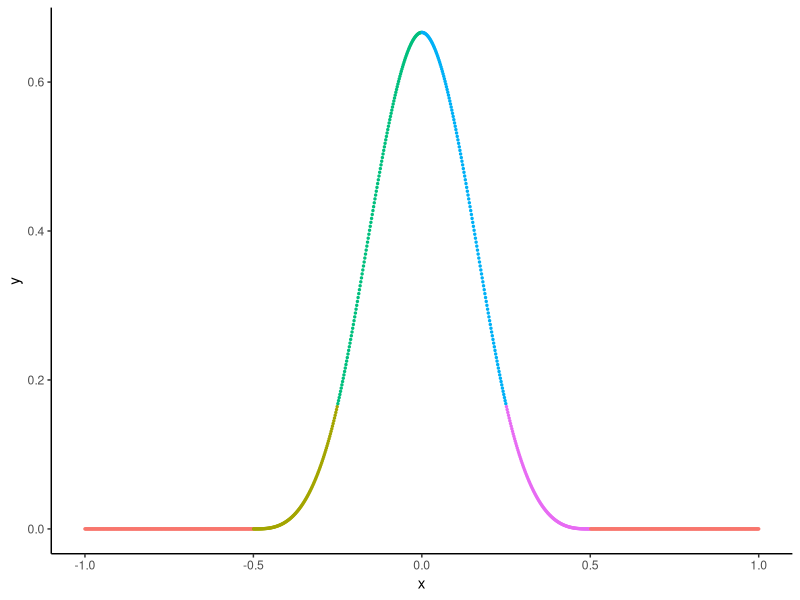
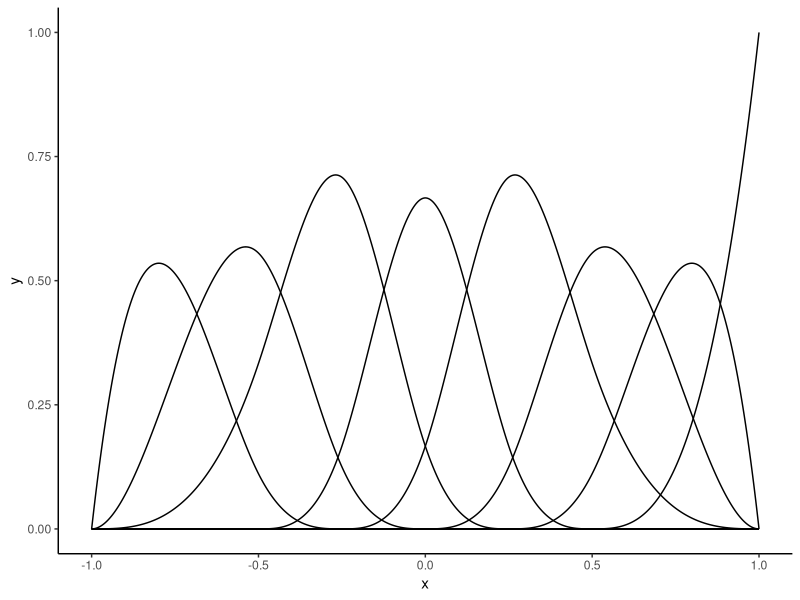
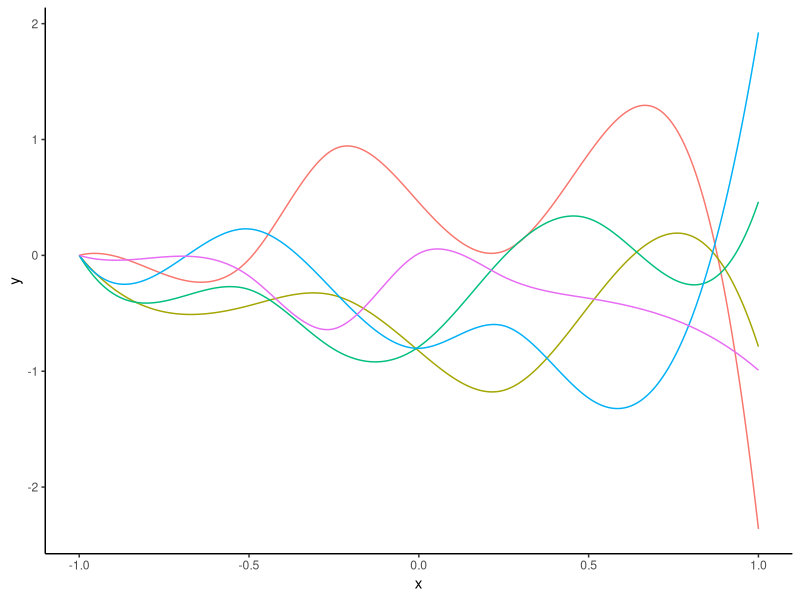
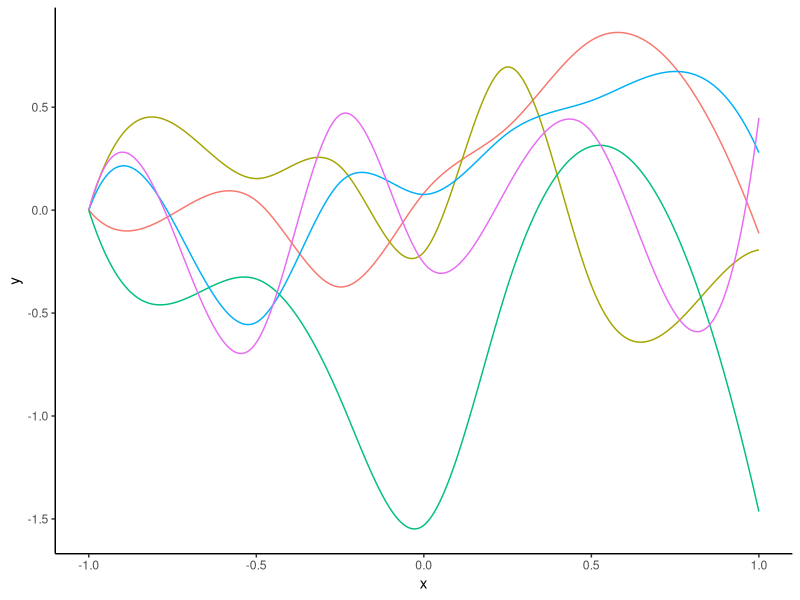
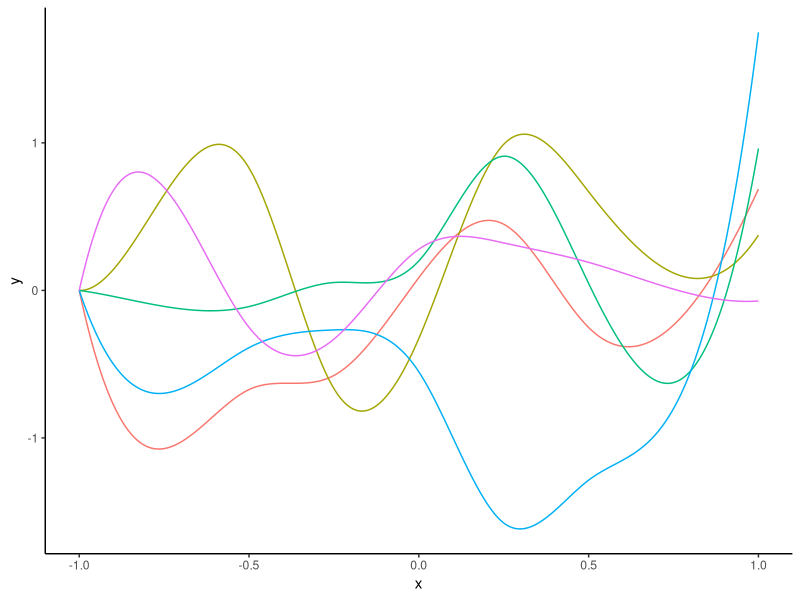
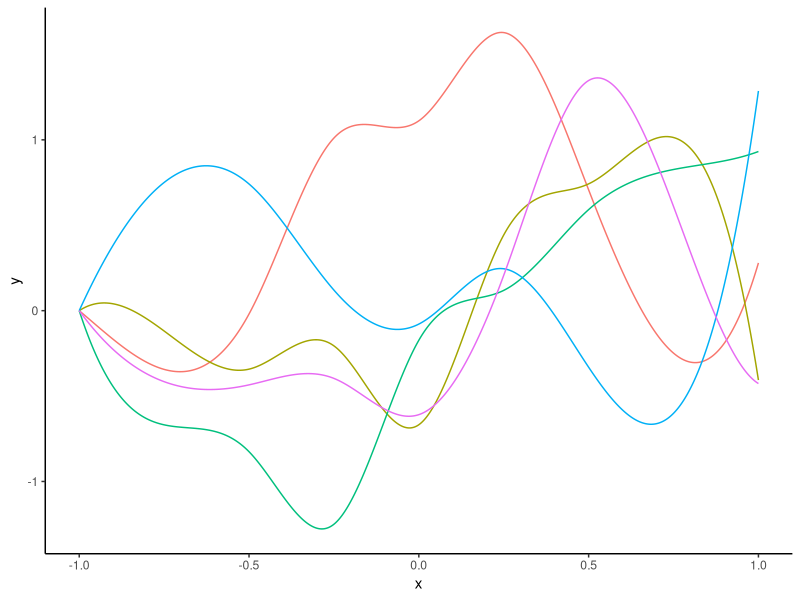
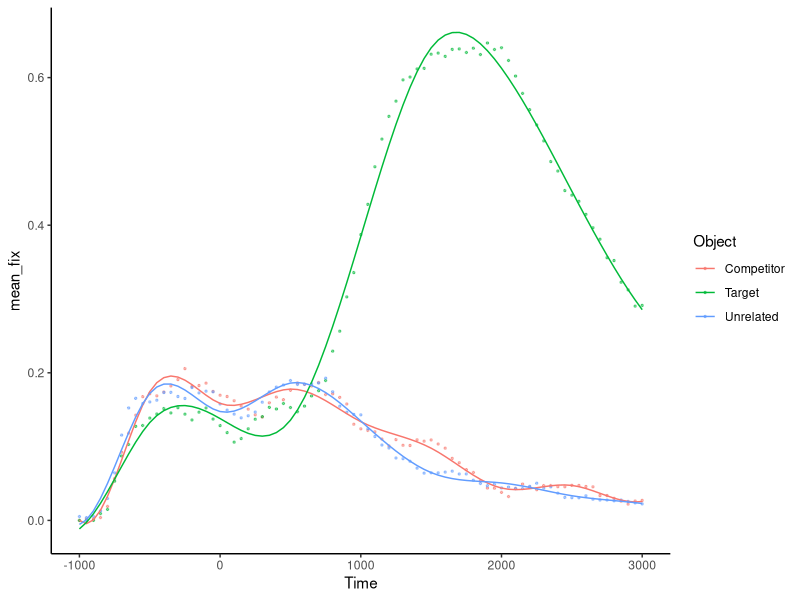
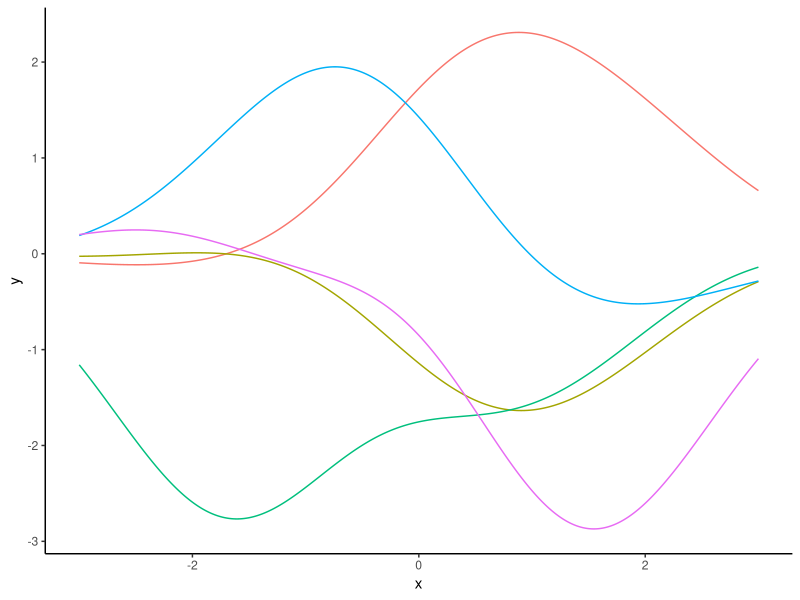

Here is the R script that generated these plots, in order:
## ---- chunk 1
knitr::opts_chunk$set(echo = F, prompt = F, warning = F, message = F, comment='#>')
# Thanks to 
# https://github.com/ramnathv/slidify/issues/189#issuecomment-15850008
hook1 <- function(x){ gsub("```\n*```r*\n*", "", x) }
hook2 <- function(x){ gsub("```\n+```\n", "", x) }
knitr::knit_hooks$set(document = hook1)
## ---- chunk 2
library(tidyverse)
library(magrittr)
library(modelr)
theme_set(theme_classic())
## ---- chunk 3
b_spline <- function(x, knots, show_piece = F){
  
  stopifnot(length(knots) == 5)
  
  .b_spline <- function(x){
    if (x >= knots[1] & x < knots[2]) {
      piece <- 1
      u <- (x-knots[1])/(knots[2] - knots[1])
      y <- 1/6 * u^3 
      
    } else if (x >= knots[2] & x < knots[3]) {
      piece <- 2
      u <- (x-knots[2])/(knots[3] - knots[2])
      y <- 1/6 * (1 + 3*u + 3*u^2 - 3*u^3)
      
    } else if (x >= knots[3] & x < knots[4]) {
      piece <- 3
      u <- (x-knots[3])/(knots[4] - knots[3])
      y <- 1/6 * (4 - 6*u^2 + 3*u^3)
      
    } else if (x >= knots[4] & x <= knots[5]) {
      piece <- 4
      u <- (x-knots[4])/(knots[5] - knots[4])
      y <- 1/6 * (1 - 3*u + 3*u^2 - u^3)
    }
    else {
      piece <- 0
      y <- 0 
    } 
    
    if (!show_piece) return(y)
    
    c(y, piece)
  
  }
  
  if (!show_piece){
    tibble(x = x, 
           y = map_dbl(x, .b_spline)
    )
  } else {
    map(x, .b_spline) %>% 
      do.call(rbind, .)%>%
      set_colnames(c('y', 'segment')) %>% 
      as_tibble() %>% 
      mutate(x = x) %>% 
      mutate_at(vars(segment), as.factor) %>% 
      select(x, everything())
  }
  
}
## ---- chunk 4
x <- seq(-1, 1, length.out = 1000)
knots <- seq(-0.5, 0.5, length.out = 5)
b_spline(x, knots = knots, show_piece = T) %>%
  ggplot(mapping = aes(x = x, 
                       y = y, 
                       colour = segment)) +
  geom_point(size = 0.5) +
  theme(legend.position="none")
## ---- chunk 5
library(splines)

p1 <- imap_dfr(seq(1,length(knots)-4),
         ~b_spline(x, knots = knots[.x:(.x+4)]) %>% 
           mutate(k = .y)
) %>% ggplot(mapping = aes(x = x, y = y, group = k)) + geom_line()

bs(x, knots  = knots) %>% 
  as.data.frame() %>% 
  as_tibble() %>% 
  mutate(x=x) %>% 
  gather(k, y, -x) %>% ggplot(mapping = aes(x = x, y = y, group = k)) + geom_line()


## ---- chunk 6
rbspline <- function(x, knots){
  tibble(x = x,
         y = bs(x, knots = knots) %*% rnorm(length(knots) + 3) %>% 
           as.vector()
  )
  
}

rbspline_examples <- function(i){
  set.seed(i)
  Df <- imap(rerun(5, rbspline(x, knots)), 
             ~mutate(., example = .y)) %>% 
    bind_rows() %>% 
    mutate_at(vars(example), as.character)
  
  p <- Df %>% ggplot(mapping = aes(x = x, y = y, colour = example)) + 
    geom_line() +
    theme(legend.position="none")
  
  p
}

# we could use specific seeds here, or just let the previous seed decide
plot_ids <- sample(seq(1000, 10000), 4)

#do.call(plot_grid, map(plot_ids, rbspline_examples))

rbspline_examples(1010)
## ---- chunk 7
rbspline_examples(101)
## ---- chunk 8
rbspline_examples(1201)
## ---- chunk 9
rbspline_examples(1013)
## ---- chunk 10
eyefix_df <- read_csv('../data/funct_theme_pts.csv')

eyefix_df_avg <- eyefix_df %>% 
  group_by(Time, Object) %>% 
  summarize(mean_fix = mean(meanFix)) %>% 
  ungroup()

## ---- chunk 11
library(splines)
knots <- seq(-500, 2500, by = 500)
M_bs <- lm(mean_fix ~ bs(Time, knots = knots)*Object, 
           data=eyefix_df_avg)
## ---- chunk 12
eyefix_df_avg%>%
  add_predictions(M_bs) %>%
  ggplot(mapping = aes(x = Time, group = Object, colour = Object)) +
  geom_point(aes(y = mean_fix), size = 0.5, alpha = 0.5) +
  geom_line(aes(y = pred))
## ---- chunk 13

random_rbf <- function(x, centres, sigma = 1.0){
  map_dfc(centres, 
          ~exp(-(x-.)^2/(2*sigma^2))
  ) %>% as.matrix() %>% 
    multiply_by_matrix(rnorm(length(centres))) %>% 
    as.data.frame() %>% 
    set_names('y') %>% 
    mutate(x = x)
}

x <- seq(-3, 3, length.out = 1000)

random_rbf_examples <- function(i, sigma){
  set.seed(i)
  Df <- imap(rerun(5, random_rbf(x, centres = centres, sigma = sigma)), 
             ~mutate(.x, example = .y)) %>% 
    bind_rows() %>% 
    mutate_at(vars(example), as.character)
  
  p <- Df %>% ggplot(mapping = aes(x = x, y = y, colour = example)) + 
    geom_line() +
    theme(legend.position="none")
  
  p
}

# we could use specific seeds here, or just let the previous seed decide
plot_ids <- sample(seq(1000, 10000), 4)
centres <- seq(-2, 2, by = 0.5)
random_rbf_examples(101, sigma = 1)

## ---- chunk 14

random_rbf_examples(1001, sigma = 0.5)

## ---- chunk 15
rbf <- function(x, centres, sigma = 1.0){
  map(centres,
      ~exp(-(x-.)^2/(2*sigma^2))
  ) %>% do.call(cbind, .)
}
## ---- chunk 16
centres <- seq(-1000, 3000, by = 250)
M <-lm(mean_fix ~ rbf(Time, centres, sigma = 500)*Object,
       data=eyefix_df_avg)

## ---- chunk 17

GSSvocab <- read_csv('../data/GSSvocab.csv')
gssvocab <- GSSvocab %>%
  group_by(age) %>%
  summarize(vocab = mean(vocab, na.rm=T)) %>%
  ungroup() %>%
  drop_na()

gssvocab %>%
  ggplot(aes(x = age, y = vocab)) + geom_point()
## ---- chunk 18
aic_c <- function(model){
  K <- length(coef(model))
  N <- nrow(model$model)
  AIC(model) + (2*K*(K+1))/(N-K-1)
}
## ---- chunk 19
df_seq <- seq(3, 30) %>% set_names(.,.)

M_gssvocab <- map(df_seq,
                  ~lm(vocab ~ ns(age, df = .),
                      data = gssvocab)
)

aic_results <- map_dbl(M_gssvocab, aic_c) %>%
  enframe(name = 'df', value = 'aic')
